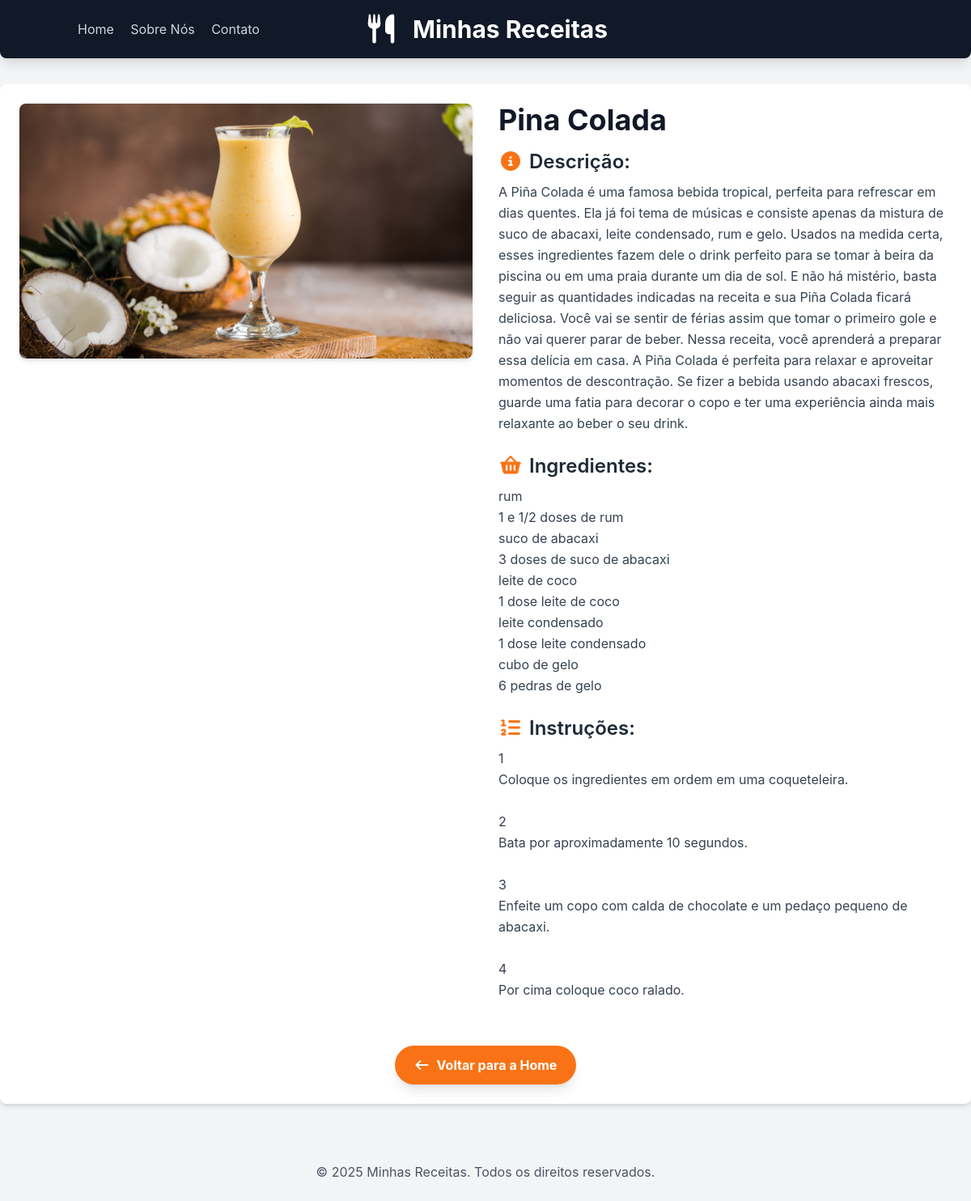
/7, run on the app's committed database.
### receitas/models.py (models this page shows, shortened)
class Receita(models.Model):
    CATEGORIAS = [
        ('doces', 'Doces'),
        ('salgados', 'Salgados'),
        ('bebidas', 'Bebidas'),
        ('sobremesas', 'Sobremesas'),
    ]
    title = models.CharField(max_length=200)
    description = models.TextField()
    ingredients = models.TextField()
    instructions = models.TextField()
    categoria = models.CharField(max_length=20, choices=CATEGORIAS, default='salgados')
    image = models.ImageField(upload_to="receitas/img", blank=True, null=True)
    created_at = models.DateTimeField(auto_now_add=True)
    updated_at = models.DateTimeField(auto_now=True)
    class Meta:
        verbose_name = "Receita"
        verbose_name_plural = "Receitas"
        ordering = ["-created_at"]

### receitas/views.py (the view)
# urls.py: path('<int:id>', views.receita_detail, name='receita_detail'),
def receita_detail(request, id):
    receita = get_object_or_404(Receita, pk=id)
    return render(request, "receitas/receita_detail.html", {"receita": receita})

### receitas/templates/receitas/receita_detail.html (shortened to what this page needs)
{% extends 'base.html' %}
{% load static %}
{% block content %}
<div class="flex flex-col md:flex-row gap-8">
    {% if receita.image %}
    <div class="md:w-1/2">
        <img src="{{ receita.image.url }}"
             alt="{{ receita.title }}"
             class="w-full h-auto rounded-lg shadow-md">
    </div>
    {% endif %}
    <div class="md:w-1/2">
        <h2 class="text-4xl font-bold text-gray-900 mb-4">{{ receita.title }}</h2>
        <h3 class="text-2xl font-semibold text-gray-800 mb-2">
            <i class="fas fa-info-circle text-orange-500 mr-2"></i>Descrição:
        </h3>
        <p class="text-gray-700 mb-6 leading-relaxed">{{ receita.description }}</p>
        <h3 class="text-2xl font-semibold text-gray-800 mb-2">
            <i class="fas fa-shopping-basket text-orange-500 mr-2"></i>Ingredientes:
        </h3>
        <p class="text-gray-700 mb-6 leading-relaxed whitespace-pre-wrap">{{ receita.ingredients }}</p>
        <h3 class="text-2xl font-semibold text-gray-800 mb-2">
            <i class="fas fa-list-ol text-orange-500 mr-2"></i>Instruções:
        </h3>
        <p class="text-gray-700 mb-6 leading-relaxed whitespace-pre-wrap">{{ receita.instructions }}</p>
    </div>
</div>
<div class="mt-8 text-center">
    <a href="{% url 'home' %}"
        class="inline-block bg-orange-500 hover:bg-orange-600 text-white font-bold py-3 px-6 rounded-full transition duration-300 ease-in-out shadow-lg">
        <i class="fas fa-arrow-left mr-2"></i>Voltar para a Home
    </a>
</div>
{% endblock %}

### receitas/templates/base.html (style rules this page uses)
body { font-family: 'Inter', sans-serif; }

### data on the page
Receita: image (picture), title "Pina Colada", description "A Piña Colada é uma famosa bebida tropical, perfeita para refrescar em dias quentes. Ela já foi tema de músicas e consiste apenas da mistura de suco de abacaxi, leite condensado, rum e gelo. Usados na medida certa, esses ingredientes fazem dele o drink perfeito para se tomar à beira da piscina ou em uma praia durante um dia de sol. E não há mistério, basta seguir as quantidades indicadas na receita e sua Piña Colada ficará deliciosa. Você vai se sentir de férias assim que tomar o primeiro gole e não vai querer parar de beber. Nessa receita, você aprenderá a preparar essa delícia em casa. A Piña Colada é perfeita para relaxar e aproveitar momentos de descontração. Se fizer a bebida usando…", ingredients "rum 1 e 1/2 doses de rum suco de abacaxi 3 doses de suco de abacaxi leite de coco 1 dose leite de coco leite condensado 1 dose leite condensado cubo de gelo 6 pedras de gelo", instructions "1 Coloque os ingredientes em ordem em uma coqueteleira. 2 Bata por aproximadamente 10 segundos. 3 Enfeite um copo com calda de chocolate e um pedaço pequeno de abacaxi. 4 Por cima coloque coco ralado."
